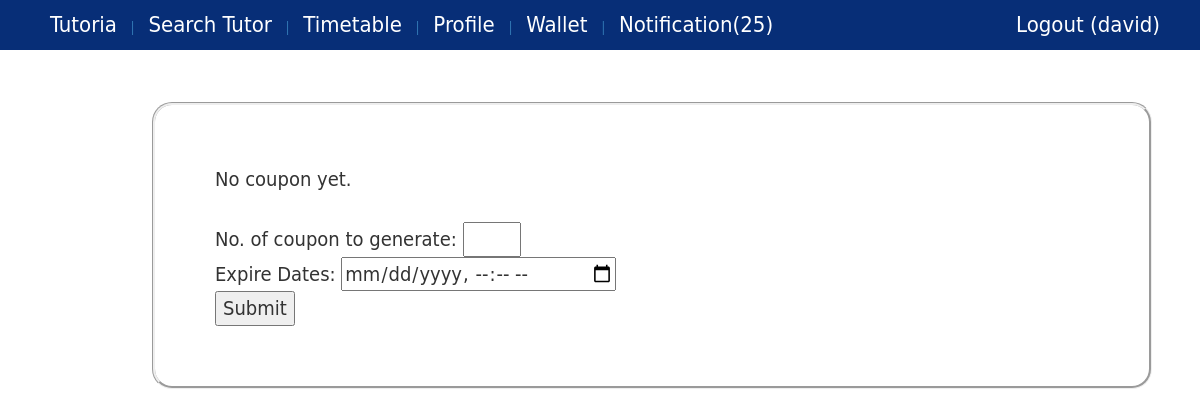
/admincoupon/ (signed in), run on an earlier commit of the app's database.
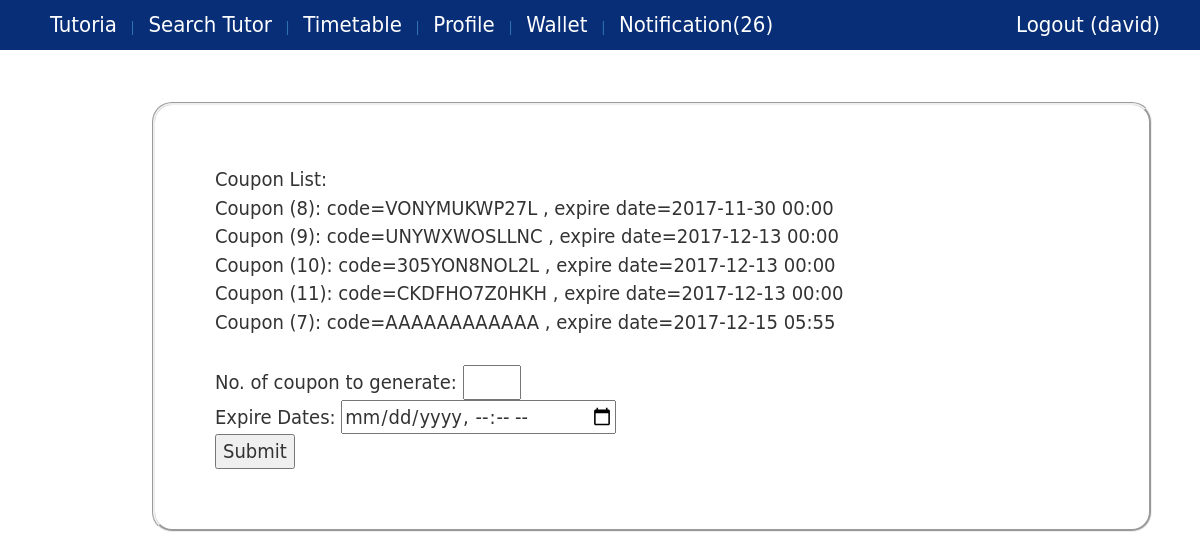
And on a later commit of the database.
### core/models.py (models this page shows, shortened)
class Profile(models.Model):
    user = models.OneToOneField(User, on_delete=models.CASCADE)
    phone = models.CharField(max_length=20)
    user_type =  models.ForeignKey(UserType)
    wallet = models.OneToOneField(Wallet)
    @property
    def hasNotification(self):
        return len(Notification.objects.filter(profile=self,checked=False))>0
    @property
    def getNotificationNum(self):
        return len(Notification.objects.filter(profile=self,checked=False))

class Coupon(models.Model):
    code = models.CharField(max_length=12, unique=True)
    expire_date = models.DateTimeField()
    def __str__(self):
        local_timezone = timezone(settings.TIME_ZONE)
        return "Coupon ("+str(self.id)+"): code="+self.code+" , expire date="+self.expire_date.astimezone(local_timezone).strftime('%Y-%m-%d %H:%M')

### core/views.py (the view)
# urls.py: url(r'^admincoupon/$', views.adminCoupon, name='admin_coupon'),
@login_required
def adminCoupon(request):
    if request.POST:
        if 'amount' in request.POST and 'expire_date' in request.POST and request.POST['amount']!="" and request.POST['expire_date']!="":
            amount = int(request.POST['amount'])
            expire_date = toLocalDatetime(parse_datetime(request.POST['expire_date']))
            for x in range(0, amount):
                success = False
                while not success:
                    try:
                        code = ''.join(random.SystemRandom().choice(string.ascii_uppercase + string.digits) for _ in range(12))
                        c = Coupon(code=code, expire_date=expire_date)
                        c.save()
                        success = True
                    except IntegrityError:
                        pass
            msg="{} coupon is successfully generated.".format(amount)
            coupon_list = [ c for c in Coupon.objects.order_by('expire_date') if c.validate]
            context = {'coupon_list': coupon_list,'msg':msg}
            return render(request, 'admin_coupon.html', context)
        else:
            coupon_list = [ c for c in Coupon.objects.order_by('expire_date') if c.validate]
            context = {'coupon_list': coupon_list, 'msg':"Please enter the amount and expire date."}
            return render(request, 'admin_coupon.html', context)
    else:
        coupon_list = [ c for c in Coupon.objects.order_by("expire_date") if c.validate]
        context = {'coupon_list': coupon_list}
        return render(request, 'admin_coupon.html', context)

### core/templates/admin_coupon.html (shortened to what this page needs)
{% extends 'base.html' %}
{% block content %}
    {% if coupon_list %}
        Coupon List: <br/>
        {% for each in coupon_list %}
            {{each}} <br/>
        {% endfor %}
        <br/>
    {% else %}
        No coupon yet.<br/><br/>
    {% endif %}
    <form action="{% url 'admin_coupon' %}" method="POST" >
        No. of coupon to generate: <input type="number" step="1" max="100" min="1" name="amount"> <br/>
        Expire Dates: <input type="datetime-local" name="expire_date"><br/>
        <input type="submit" value="Submit" />
    </form>
{% endblock %}

### core/templates/base.html (shortened to what this page needs)
{% load static %}
<!DOCTYPE html>
<html>
<head>
    <link rel="stylesheet" href="{% static 'css/base.css' %}">
    <link rel="stylesheet" href="https://maxcdn.bootstrapcdn.com/bootstrap/3.3.7/css/bootstrap.min.css">
</head>
<body>
    <div id="wrapper">
        <header>
            <nav id="navigation">
                <ul>
                    <a href="{% url 'homepage' %}">
                        <li>Tutoria</li>
                    </a>
                    {% ifnotequal user.username "admin" %}
                        {% if user.is_authenticated %}
                            <a href="{% url 'search_tutor' %}">
                                | <li>Search Tutor</li>
                            </a>
                            <a href="{% url 'view_timetable' %}">
                                | <li>Timetable</li>
                            </a>
                            <a href="{% url 'edit_profile' %}">
                                | <li>Profile</li>
                            </a>
                            <a href="{% url 'view_wallet' %}">
                                | <li>Wallet</li>
                            </a>
                            <a href="{% url 'view_notification' %}">
                                {%if user.profile.hasNotification %}
                                    | <li>Notification({{user.profile.getNotificationNum}})</li>
                                {% else %}
                                    | <li>Notification</li>
                                {% endif %}
                            </a>
                            <a href="{% url 'logout' %}" id="logoutButton" class="pull-right">
                                <li>Logout ({{ user.username }}) </li>
                            </a>
                        {% endif %}
                    {% endifnotequal %}
                </ul>
            </nav>
        </header>
        <div id="main">
            <article>
                <section class="box">
                    {% block content %} {% endblock %}
        </div>
    </div>
</body>
</html>

What changed in the data, as far as the page shows it:
added Coupon: id+code+expire_date "Coupon (8): code=VONYMUKWP27L , expire date=2017-11-30 00:00"
added Coupon: id+code+expire_date "Coupon (9): code=UNYWXWOSLLNC , expire date=2017-12-13 00:00"
added Coupon: id+code+expire_date "Coupon (10): code=305YON8NOL2L , expire date=2017-12-13 00:00"
added Coupon: id+code+expire_date "Coupon (11): code=CKDFHO7Z0HKH , expire date=2017-12-13 00:00"
added Coupon: id+code+expire_date "Coupon (7): code=AAAAAAAAAAAA , expire date=2017-12-15 05:55"
Also different on the page:
{{ user.profile.getNotificationNum }}: "25" → "26"
text no longer shown: "No coupon yet."
text now shown: "Coupon List:"
